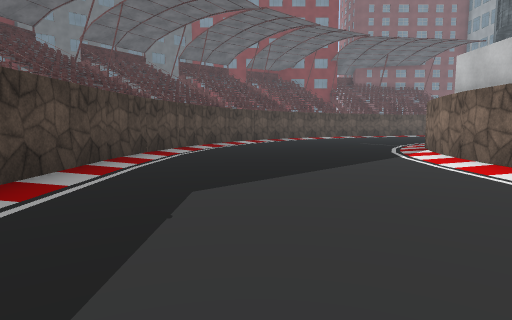
[1] (above)

22 first-person views from a walk through a scene from a Unity 3-D project. The camera is 1.3 m above the floor, tilts 6° down and sees 75° across. The floor is counted in squares, 2 m on a side. Each view is taken from the middle of a square. On the plan, view 1 faces up. The plan holds only what a view shows up to about 10 squares ahead; the rest is blank. The place goes on beyond the plan. The player character is not drawn. Some animated figures are not drawn. Some surface patterns are stand-ins.

[2]
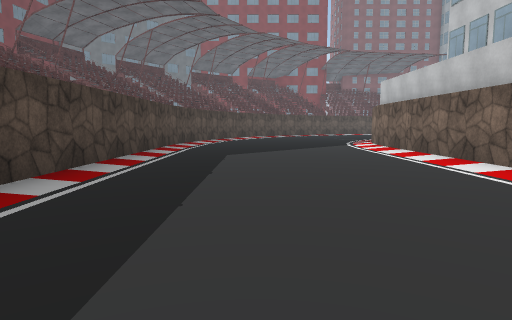

[3]
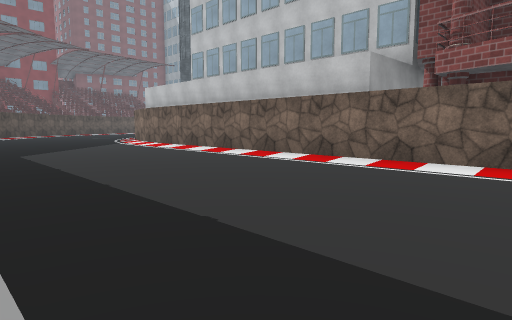

[4]
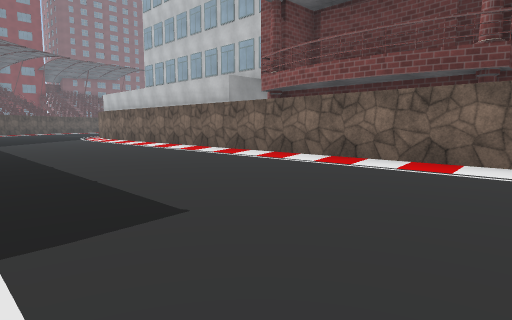

[5]
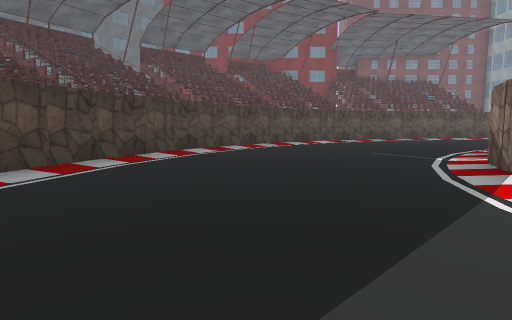

[6]
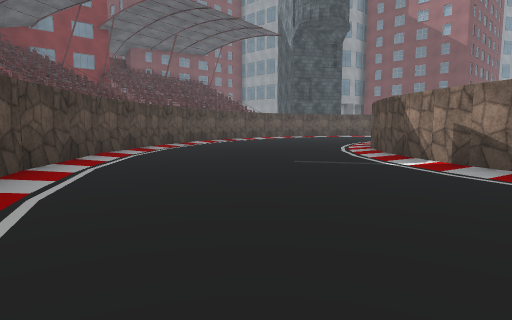

[7]
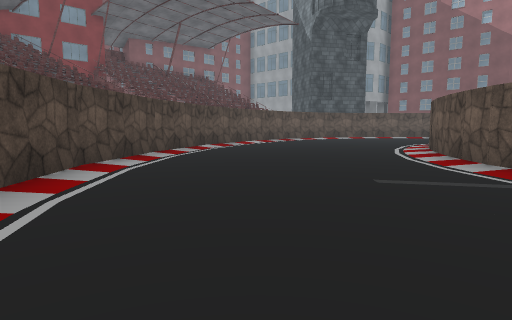

[8]
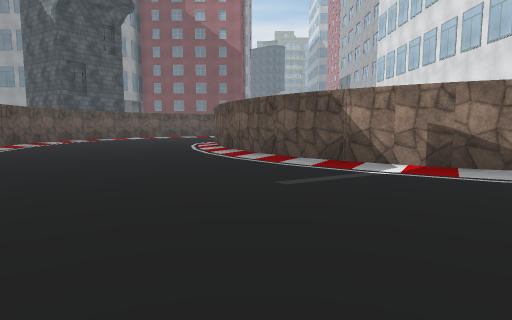

[9]
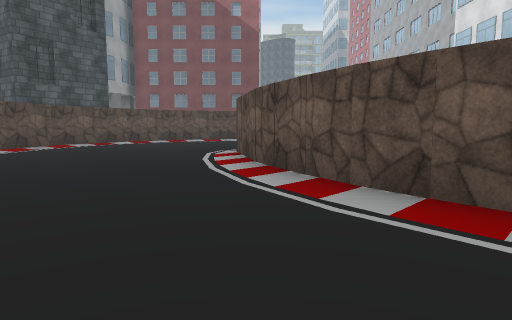

[10]
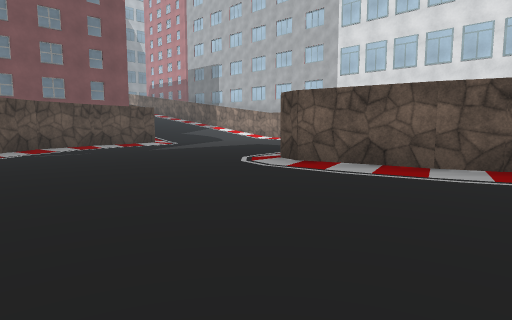

[11]
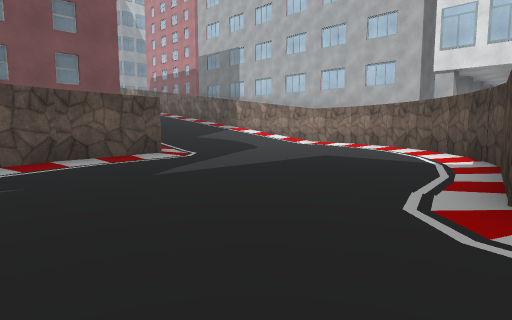

[12]
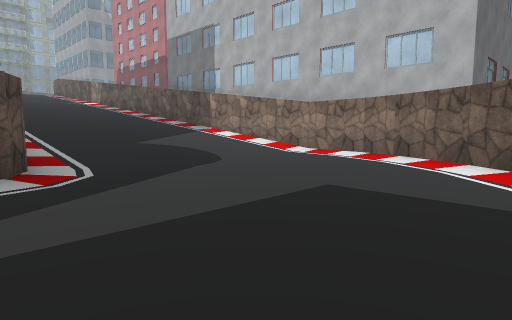

[13]
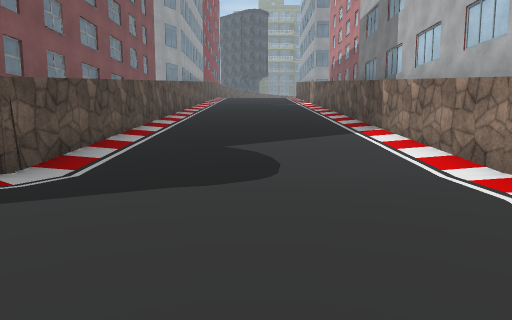

[14]
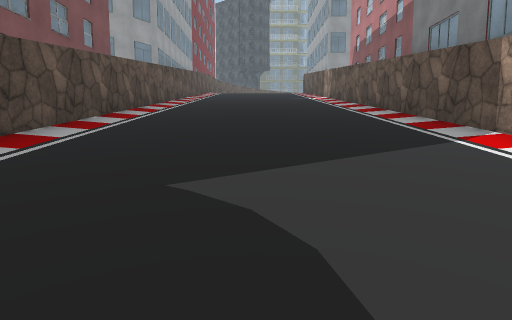

[15]
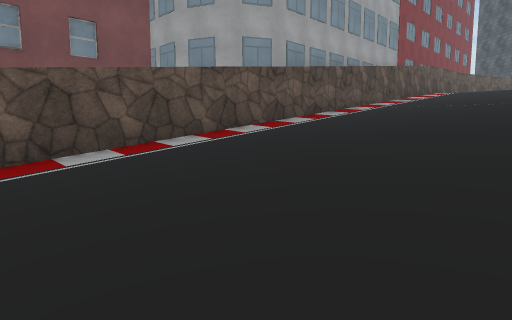

[16]
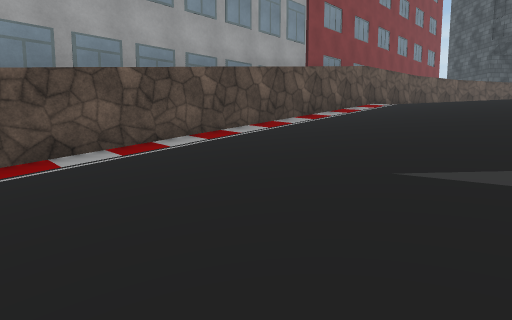

[17]
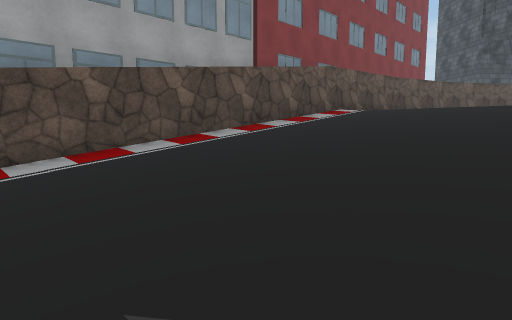

[18]
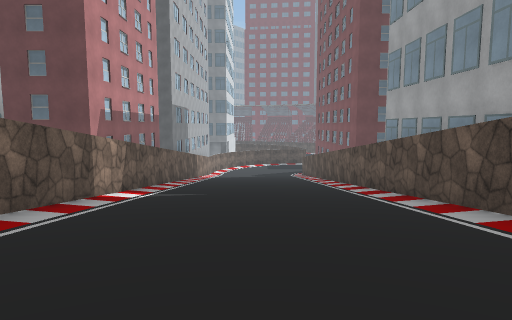

[19]
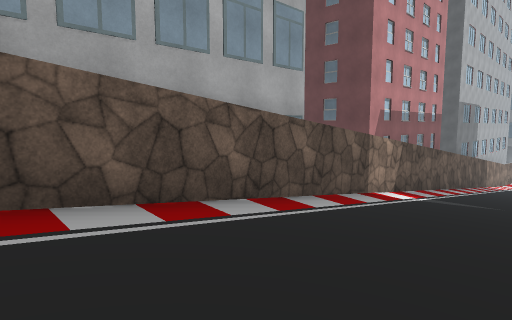

[20]
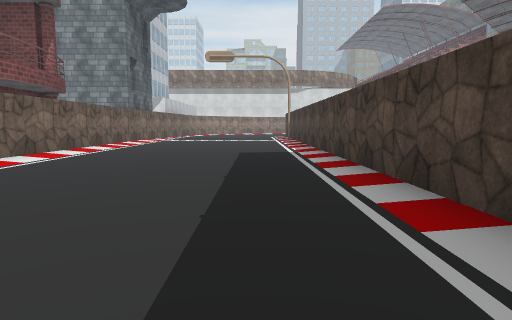

[21]
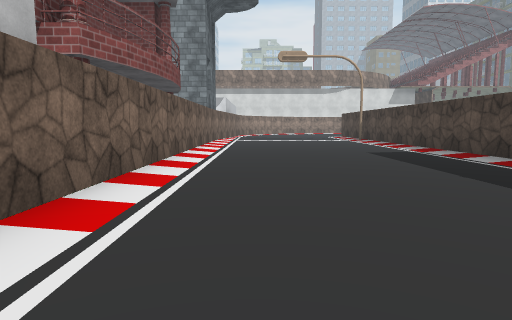

[22]
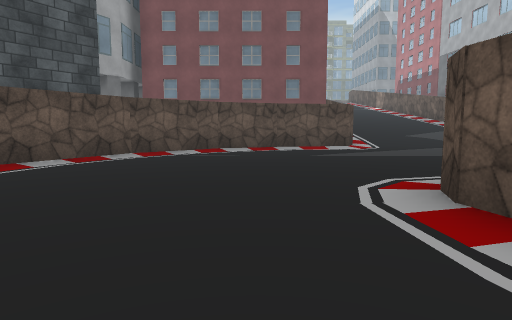

### Floor plan
Key: @ floor where view 1 was taken; # wall or solid block; . floor; / step, stairs or slope; O other object.
Columns run from 3 left of view 1 to 41 right of it. Each row starts with its distance up from view 1.
 18        ### ........O
 17      ###............#
 16     ##...............#
 15    ##................##
 14    #..................#
 13   ##........####......#   O
 12  ##.......##   #......#######################
 11  #.......##     #......//////////////////////
 10  #......##      #......//////////////////////
  9  #......#       #......//////////////////////
  8 ##.....#         #.....//////////////////////
  7 #......#         ###...//////////////////////
  6 #......#           ##########################
  5 #......#
  4 #......#
  3 #......#
  2 #......#
  1 #......#
  0 #..@...#
 -1 #......#
 -2 #......#
 -3 #......#
 -4 #......#
 -5 #......#
 -6 #......#
 -7 #......#
 -8 #......#
 -9 #......#

Where each view was taken, in squares from view 1:
view 1: 0 up, 0 right, facing up
view 2: 4 down, 0 right, facing up
view 3: 5 down, 2 left, facing up-right
view 4: 9 down, 2 left, facing up-right
view 5: 4 up, 1 right, facing up
view 6: 8 up, 1 left, facing up-right
view 7: 10 up, 0 right, facing up-right
view 8: 12 up, 0 right, facing right
view 9: 13 up, 4 right, facing right
view 10: 18 up, 8 right, facing down-right
view 11: 16 up, 12 right, facing down-right
view 12: 13 up, 14 right, facing down-right
view 13: 9 up, 15 right, facing right
view 14: 9 up, 19 right, facing right
view 15: 7 up, 25 right, facing up-right
view 16: 7 up, 31 right, facing up-right
view 17: 7 up, 33 right, facing up-right
view 18: 9 up, 41 right, facing left
view 19: 9 up, 41 right, facing down-left
view 20: 1 up, 1 left, facing down
view 21: 1 up, 2 right, facing down
view 22: 15 up, 9 right, facing right
